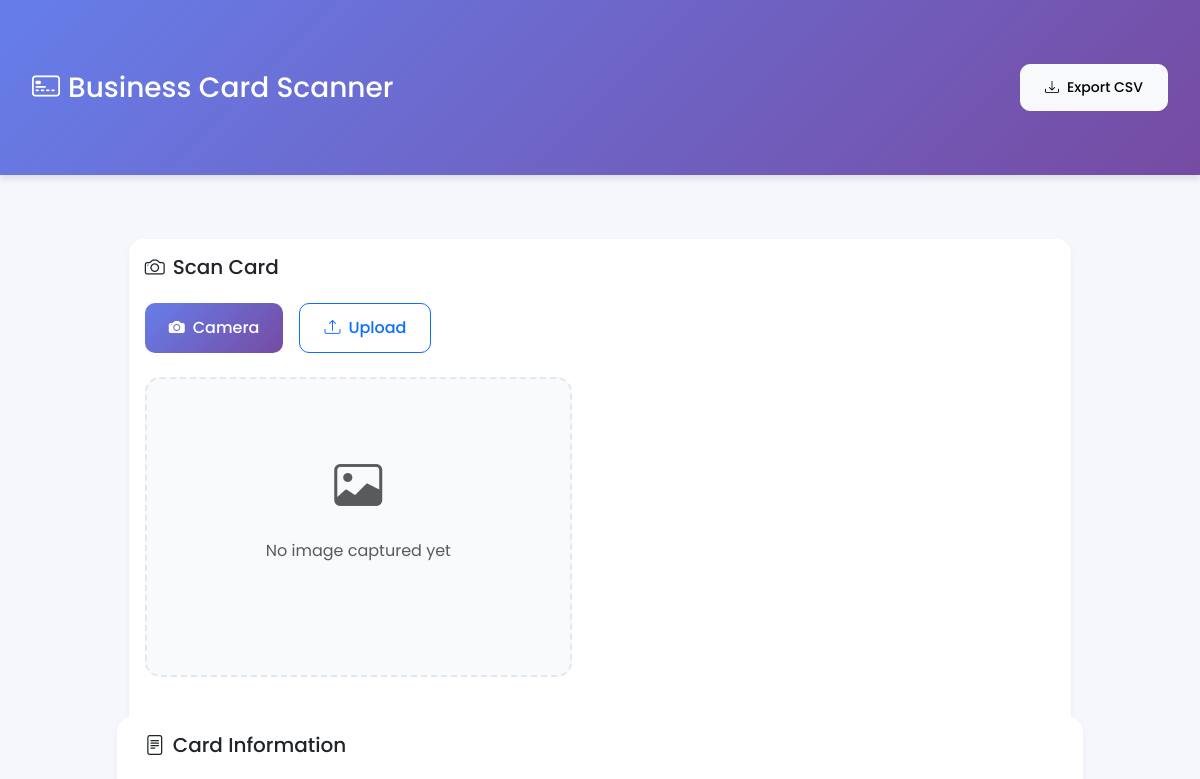
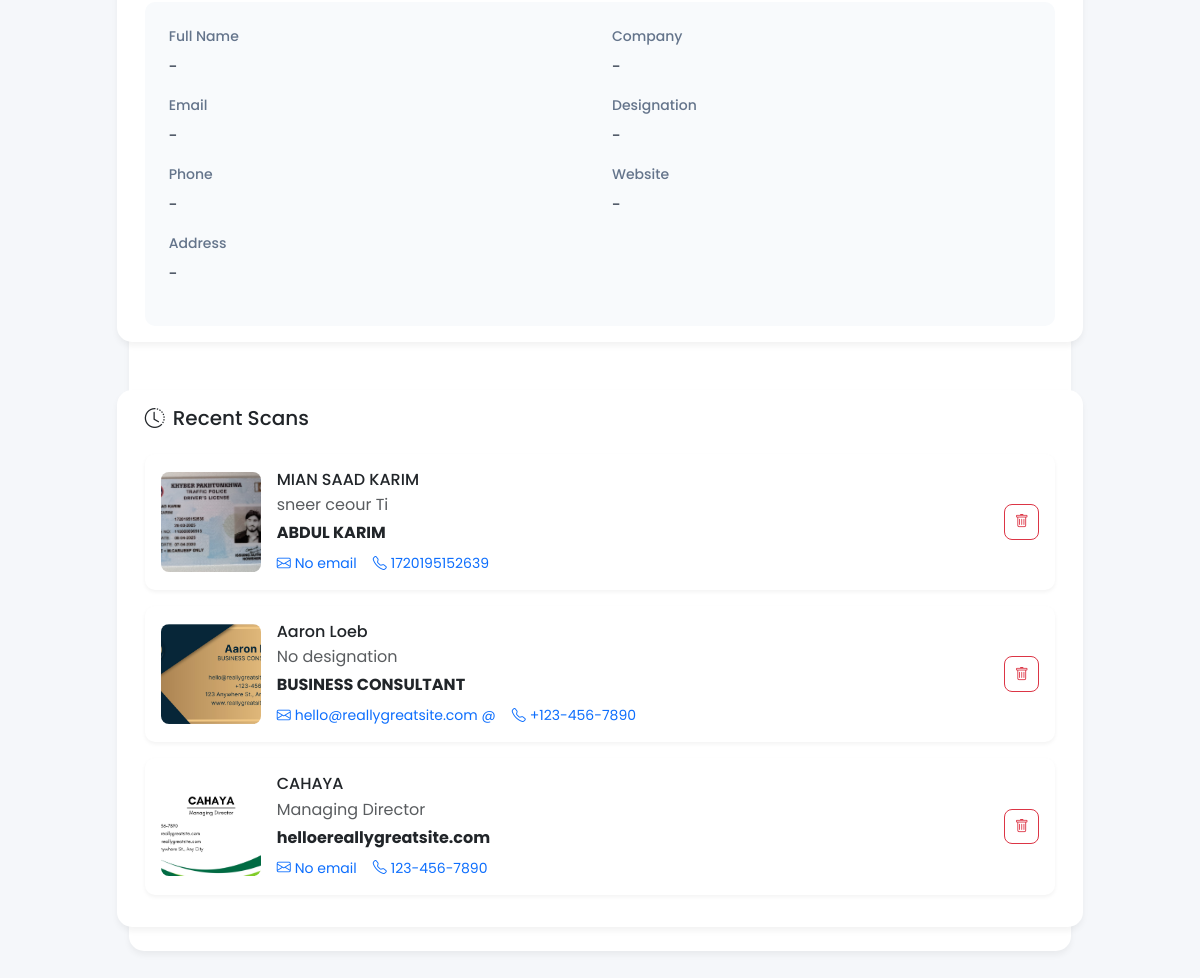
The page / on the database its author committed (2 pictures, top to bottom).
### tables this page shows
CREATE TABLE cards
                 (id INTEGER PRIMARY KEY AUTOINCREMENT,
                  full_name TEXT,
                  email TEXT,
                  phone TEXT,
                  company TEXT,
                  designation TEXT,
                  address TEXT,
                  website TEXT,
                  raw_text TEXT,
                  image_path TEXT,
                  created_at TIMESTAMP);

### app.py (the view)
@app.route('/')
def index():
    conn = sqlite3.connect('business_cards.db')
    c = conn.cursor()
    c.execute("""
        SELECT id, full_name, email, phone, company, designation,
               address, website, image_path, created_at
        FROM cards ORDER BY created_at DESC
    """)
    cards = c.fetchall()
    conn.close()
    cards_list = [
        {
            'id': row[0],
            'full_name': row[1],
            'email': row[2],
            'phone': row[3],
            'company': row[4],
            'designation': row[5],
            'address': row[6],
            'website': row[7],
            'image_path': row[8],
            'created_at': row[9]
        }
        for row in cards
    ]
    return render_template('index.html', cards=cards_list)

### templates/index.html (shortened to what this page needs)
<!DOCTYPE html>
<html lang="en">
<head>
    <link href="https://cdn.jsdelivr.net/npm/bootstrap@5.3.0/dist/css/bootstrap.min.css" rel="stylesheet">
    <link href="https://cdn.jsdelivr.net/npm/bootstrap-icons@1.11.0/font/bootstrap-icons.css" rel="stylesheet">
    <link rel="stylesheet" href="{{ url_for('static', filename='style.css') }}">
</head>
<body>
    <header class="header">
        <div class="container">
            <div class="d-flex justify-content-between align-items-center">
                <h1 class="h3 mb-0"><i class="bi bi-credit-card-2-front me-2"></i>Business Card Scanner</h1>
                <a href="/export-csv" class="btn btn-light btn-sm">
                    <i class="bi bi-download me-2"></i>Export CSV
                </a>
            </div>
        </div>
    </header>
    <div class="container">
        <div class="row justify-content-center">
            <div class="col-lg-10">
                <div class="card">
        <div class="row">
            <div class="col-md-6">
                    <div class="card-body">
                        <h5 class="card-title mb-4">
                            <i class="bi bi-camera me-2"></i>Scan Card
                        </h5>
                        <div class="d-flex gap-3 mb-4">
                            <button id="openCamBtn" class="btn btn-primary">
                                <i class="bi bi-camera-fill me-2"></i>Camera
                            </button>
                            <button id="uploadBtn" class="btn btn-outline-primary">
                                <i class="bi bi-upload me-2"></i>Upload
                            </button>
                        </div>
                        <div class="capture-area">
                            <div id="placeholder" class="text-center py-5">
                                <i class="bi bi-image text-muted" style="font-size: 3rem;"></i>
                                <p class="text-muted mt-3">No image captured yet</p>
                            </div>
                        </div>
                    </div>
                </div>
                <div class="card">
                    <div class="card-body">
                        <h5 class="card-title mb-4">
                            <i class="bi bi-file-text me-2"></i>Card Information
                        </h5>
                        <div id="textOutput">
                            <div class="row">
                                <div class="col-md-6">
                                    <div class="mb-3">
                                        <div class="field-label">Full Name</div>
                                        <div id="nameField" class="field-value">-</div>
                                    </div>
                                    <div class="mb-3">
                                        <div class="field-label">Email</div>
                                        <div id="emailField" class="field-value">-</div>
                                    </div>
                                    <div class="mb-3">
                                        <div class="field-label">Phone</div>
                                        <div id="phoneField" class="field-value">-</div>
                                    </div>
                                </div>
                                <div class="col-md-6">
                                    <div class="mb-3">
                                        <div class="field-label">Company</div>
                                        <div id="companyField" class="field-value">-</div>
                                    </div>
                                    <div class="mb-3">
                                        <div class="field-label">Designation</div>
                                        <div id="designationField" class="field-value">-</div>
                                    </div>
                                    <div class="mb-3">
                                        <div class="field-label">Website</div>
                                        <div id="websiteField" class="field-value">-</div>
                                    </div>
                                </div>
                                <div class="col-12">
                                    <div class="mb-3">
                                        <div class="field-label">Address</div>
                                        <div id="addressField" class="field-value">-</div>
                                    </div>
                                </div>
                            </div>
                        </div>
                    </div>
                </div>
                <div class="card mt-4">
                    <div class="card-body">
                        <h5 class="card-title mb-4">
                            <i class="bi bi-clock-history me-2"></i>Recent Scans
                        </h5>
                        <div id="cardsHistory">
                            {% for card in cards %}
                            <div class="history-card" data-card-id="{{ card.id }}">
                                <img src="{{ card.image_path }}" alt="Business Card">
                                <div class="flex-grow-1">
                                    <h6 class="mb-1">{{ card.full_name or 'Unnamed' }}</h6>
                                    <p class="text-muted mb-1">{{ card.designation or 'No designation' }}</p>
                                    <p class="mb-2"><strong>{{ card.company or 'No company' }}</strong></p>
                                    <div class="d-flex gap-3">
                                        <small class="text-primary">
                                            <i class="bi bi-envelope me-1"></i>{{ card.email or 'No email' }}
                                        </small>
                                        <small class="text-primary">
                                            <i class="bi bi-telephone me-1"></i>{{ card.phone or 'No phone' }}
                                        </small>
                                    </div>
                                </div>
                                <div class="ms-auto">
                                    <button class="btn btn-outline-danger btn-sm delete-card-btn" data-card-id="{{ card.id }}">
                                        <i class="bi bi-trash"></i>
                                    </button>
                                </div>
                            </div>
                            {% endfor %}
                        </div>
                    </div>
                </div>
            </div>
        </div>
        </div>
    </div>
</body>
</html>

### static/style.css (style rules this page uses)
body { font-family: 'Poppins', sans-serif; background-color: #f5f7fa; color: #2d3748; }
.container { max-width: 1200px; padding: 2rem; }
.header { background: linear-gradient(135deg, #667eea 0%, #764ba2 100%); color: white; padding: 2rem 0; margin-bottom: 2rem; box-shadow: 0 4px 6px rgba(0, 0, 0, 0.1); }
.card { background: white; border-radius: 15px; border: none; box-shadow: 0 4px 6px rgba(0, 0, 0, 0.05); transition: transform 0.2s ease, box-shadow 0.2s ease; margin-bottom: 1.5rem; }
.capture-area { position: relative; min-height: 300px; border: 2px dashed #e2e8f0; border-radius: 15px; padding: 1.5rem; margin-bottom: 1.5rem; background-color: #f8fafc; transition: all 0.3s ease; }
.btn { padding: 0.75rem 1.5rem; border-radius: 10px; font-weight: 500; transition: all 0.3s ease; }
.btn-primary { background: linear-gradient(135deg, #667eea 0%, #764ba2 100%); border: none; }
#textOutput { background-color: #f8fafc; border-radius: 10px; padding: 1.5rem; margin-top: 1rem; }
.field-label { color: #64748b; font-size: 0.875rem; font-weight: 500; margin-bottom: 0.5rem; }
.field-value { color: #1e293b; font-size: 1rem; margin-bottom: 1rem; }
.history-card { display: flex; align-items: center; padding: 1rem; border-radius: 10px; background: white; margin-bottom: 1rem; box-shadow: 0 2px 4px rgba(0, 0, 0, 0.05); transition: all 0.2s ease; }
.history-card img { width: 100px; height: 100px; object-fit: cover; border-radius: 8px; margin-right: 1rem; }
.delete-card-btn { border-radius: 8px; padding: 0.4rem 0.6rem; transition: all 0.2s ease; }

### rows shown on the page
cards: image_path (picture), full_name "MIAN SAAD KARIM", designation "sneer ceour Ti", company "ABDUL KARIM", email "No email", phone "1720195152639"
cards: image_path (picture), full_name "Aaron Loeb", designation "No designation", company "BUSINESS CONSULTANT", email "hello@reallygreatsite.com @", phone "+123-456-7890"
cards: image_path (picture), full_name "CAHAYA", designation "Managing Director", company "helloereallygreatsite.com", email "No email", phone "123-456-7890"
